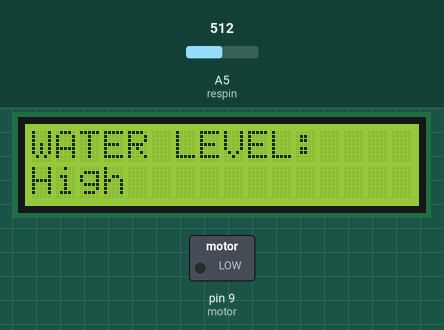
Simulated run of this sketch. Board: Arduino Uno, built with avr-gcc and run on an emulated ATmega328P. On the bench: 16×2 character LCD, switched loads named in the sketch (green lamp = pin HIGH). Inputs (shaded band) come from the test bench; at power-on: A5 (respin) = 512.

Above: at 1.2 s.
1.3 s: A5 (respin) set to 316
At 1.8 s:
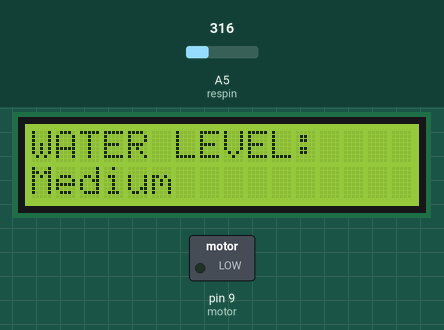
2.8 s: A5 (respin) set to 292
At 4.0 s:
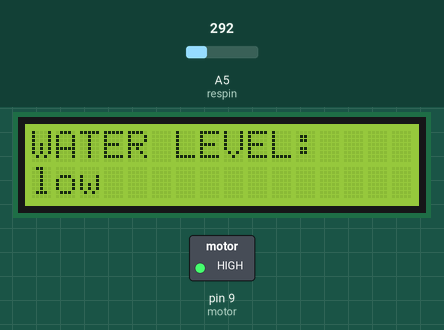
4.3 s: A5 (respin) set to 340
At 5.3 s:
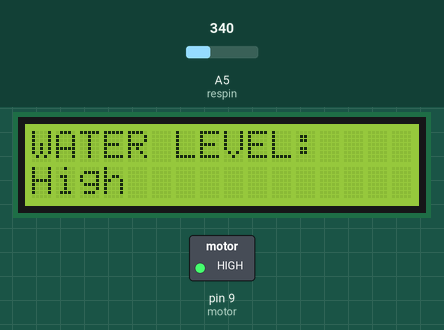
5.8 s: A5 (respin) set to 313
At 6.4 s:
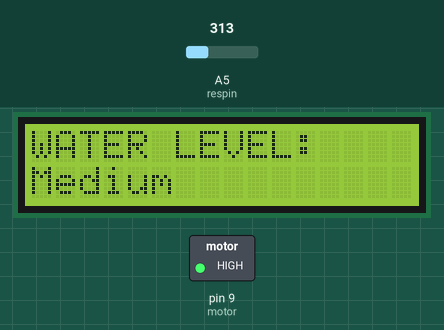
7.3 s: A5 (respin) set to 90
At 7.6 s:
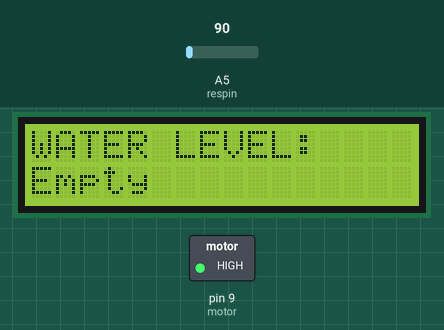
8.8 s: A5 (respin) set to 96
10.3 s: A5 (respin) set to 109
At 11.1 s:
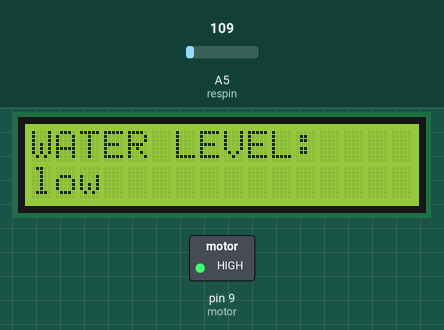
Timing chart, 0 to 12.8 s (numbered marks = the images above; inputs shaded):
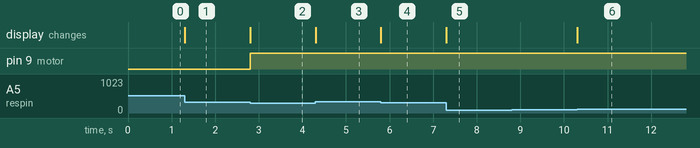

The sketch:

water_level.ino
```cpp
#include <LiquidCrystal.h>
//initialise the library with the numbers of the interface pins
LiquidCrystal lcd(12, 11, 5, 4, 3, 2);

int resval = 0;  // holds the value
int respin = A5; // sensor pin used
int motor = 9;  // motor pin 9
void setup() {
  // initialise motor pin as output
 pinMode(motor,OUTPUT);
  // set up the LCD's number of columns and rows:
  lcd.begin(16, 2);

  // Print a message to the LCD.
  lcd.print("WATER LEVEL: ");
}

void loop() {
  // set the cursor to column 0, line 1
  lcd.setCursor(0, 1);

  resval = analogRead(respin); //Read data from analog pin and store it to resval variable

  if (resval<=100){ lcd.println("Empty ") ;digitalWrite(motor,HIGH);}
   else if (resval>100 && resval<=300){ lcd.println("low ");digitalWrite(motor,HIGH); }  // turn on motor if water level is low
     else if (resval>300 && resval<=330){ lcd.println("Medium ") ;}
        else if (resval>330){ lcd.println("High "); }
  //delay(1000); //uncomment if delay is required
}
```

Measured:
- the behaviour switches between 301 and 300 on A5 (respin) (found by bisection; images 1 and 2)
- the behaviour switches between 331 and 330 on A5 (respin) (found by bisection; images 3 and 4)
- the behaviour switches between 100 and 101 on A5 (respin) (found by bisection; images 5 and 6)
- after the input at 1.3 s, the display: changes at once (image 1)
- after the input at 2.8 s, pin 9 (motor): LOW → HIGH at once; the display: changes at once (image 2)
- after the input at 4.3 s, the display: changes at once (image 3)
- after the input at 5.8 s, the display: changes at once (image 4)
- after the input at 7.3 s, the display: changes at once (image 5)
- after the input at 8.8 s, every drawn part: stays the same
- after the input at 10.3 s, the display: changes at once (image 6)
